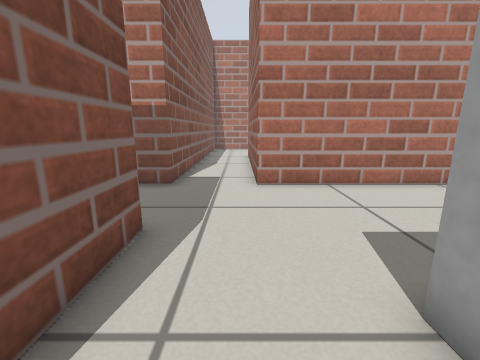
View 1 (above)

19 first-person views from a walk through a world built for the Gazebo simulator. The camera is 0.5 m above the floor, tilts 12° down and sees 90° across. The floor is counted in squares, 0.25 m on a side. Each view is taken from the middle of a square. On the plan, view 1 faces up. The plan holds only what a view shows up to about 15 squares ahead; the rest is blank. Robots are left out.

View 2
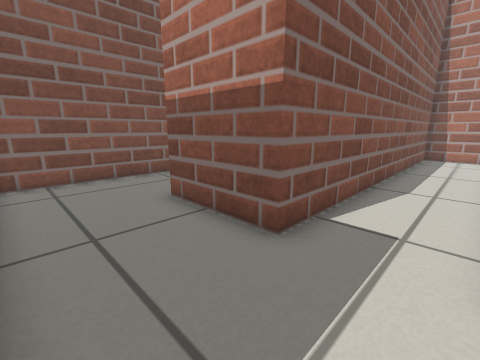

View 3
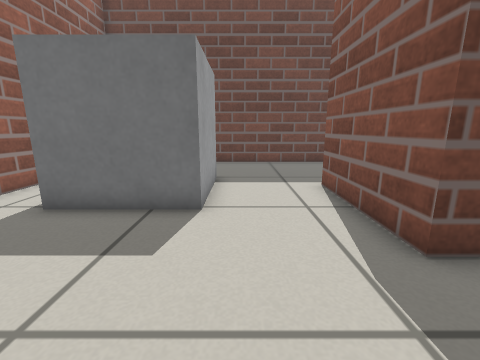

View 4
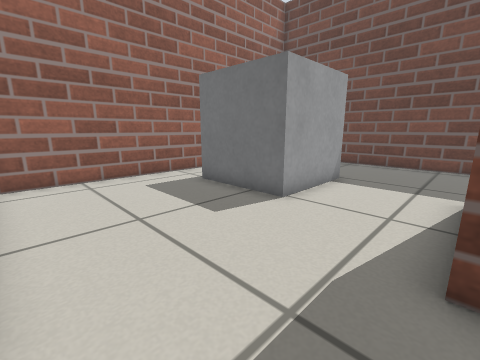

View 5
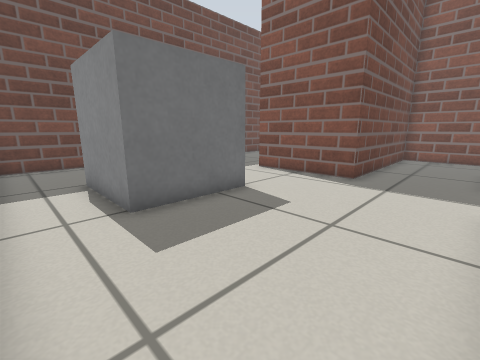

View 6
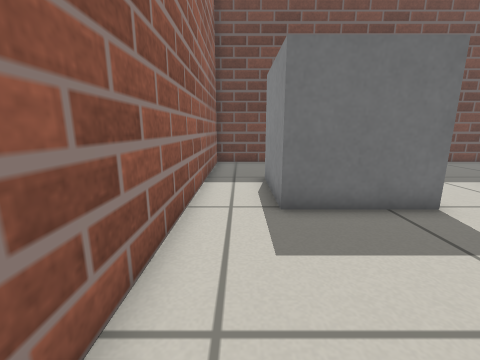

View 7
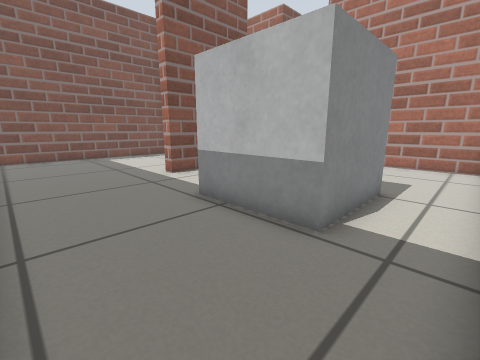

View 8
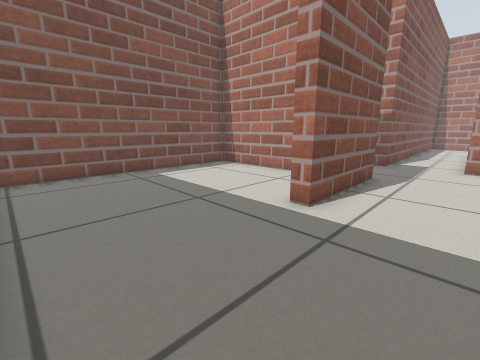

View 9
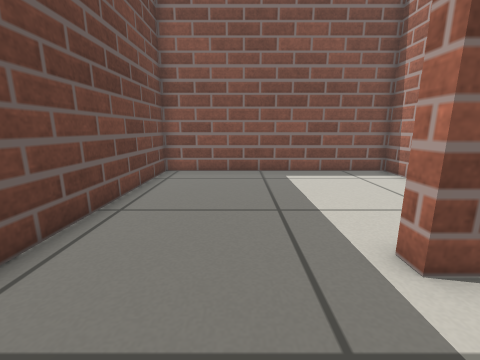

View 10
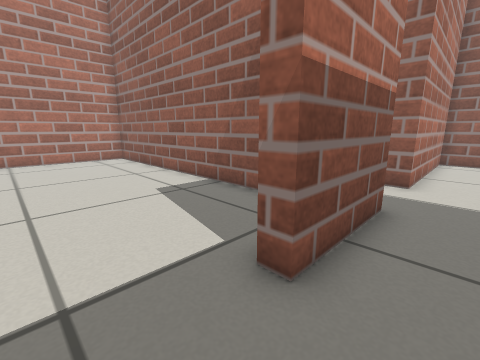

View 11
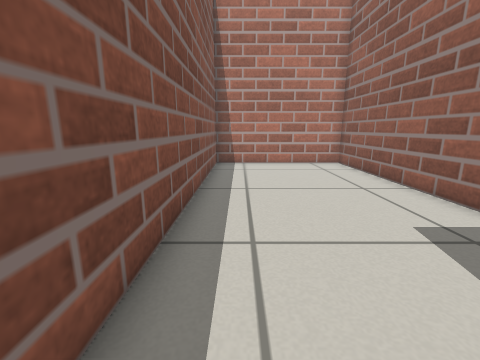

View 12
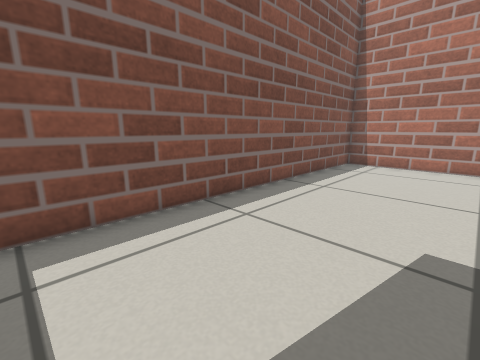

View 13
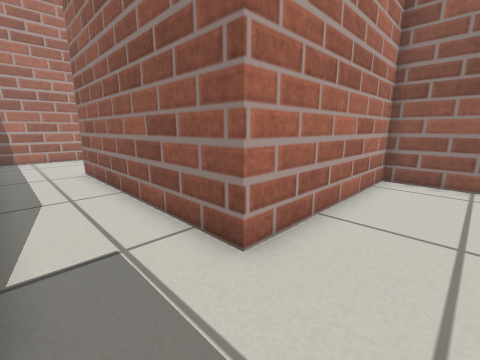

View 14
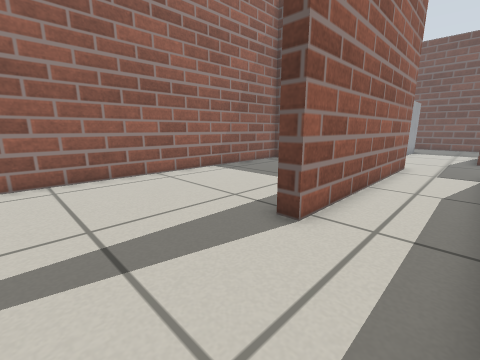

View 15
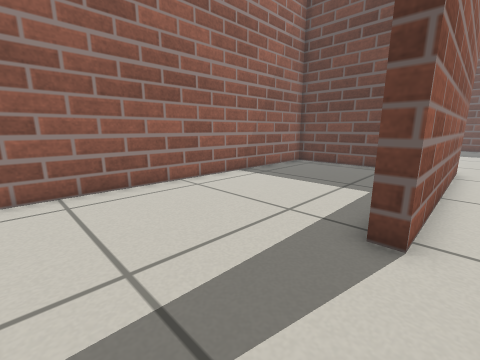

View 16
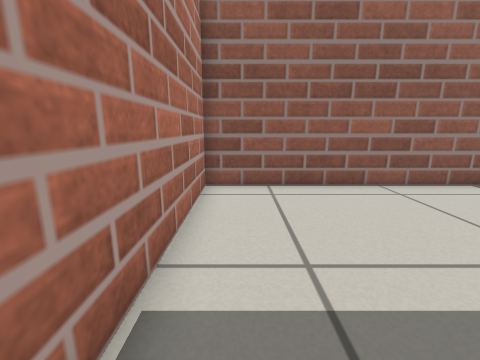

View 17
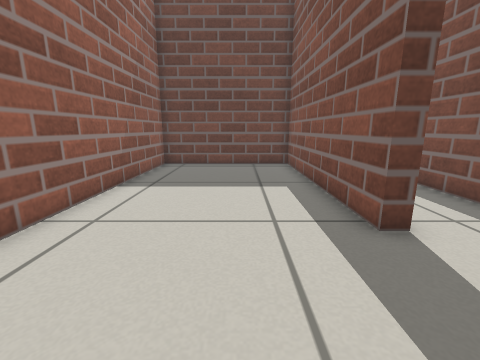

View 18
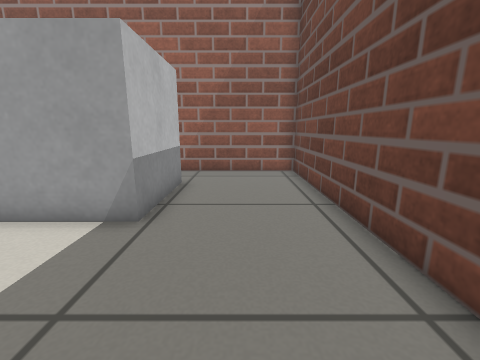

View 19
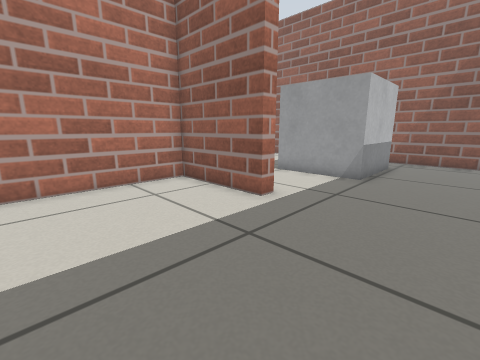

### Floor plan
Key: @ floor where view 1 was taken; # wall or solid block; . floor; B grey box.
Columns run from 11 left of view 1 to 9 right of it. Each row starts with its distance up from view 1.
 24 #####################
 23 #.......#...........#
 22 #.......#...........#
 21 #.......#...........#
 20 #.......#...........#
 19 #.......#...........#
 18 #.......#...#.......#
 17 #.......#...#.......#
 16 #.......#...#.......#
 15 #.......#...#.......#
 14 #.......#...#.......#
 13 #.......#...#.......#
 12 #.......#...#.......#
 11 #.......#...#.......#
 10 #.......#...#.......#
  9 #....####...#########
  8 #...................#
  7 #...................#
  6 #...................#
  5 #...................#
  4 ##########..........#
  3 #........#..........#
  2 #........#...BBBBB..#
  1 #........#...B   B..#
  0 #........#.@.B   B..#
 -1 #............B   B..#
 -2 #............BBBBB..#
 -3 #...................#
 -4 #...................#
 -5 #...................#
 -6 #...................#
 -7 #####################

Where each view was taken, in squares from view 1:
view 1: 0 up, 0 right, facing up
view 2: 5 up, 0 right, facing up-left
view 3: 8 up, 1 right, facing down
view 4: 8 up, 2 left, facing down-right
view 5: 8 up, 8 right, facing down-left
view 6: 8 up, 7 right, facing down
view 7: 6 down, 8 right, facing up-left
view 8: 6 down, 1 right, facing up-left
view 9: 3 down, 1 right, facing left
view 10: 7 up, 9 left, facing up-right
view 11: 10 up, 9 left, facing up
view 12: 10 up, 5 left, facing up-left
view 13: 6 up, 2 left, facing up-right
view 14: 23 up, 2 left, facing down-right
view 15: 23 up, 0 right, facing down-right
view 16: 23 up, 0 right, facing right
view 17: 23 up, 4 right, facing down
view 18: 4 down, 3 left, facing right
view 19: 5 down, 8 left, facing up-right
